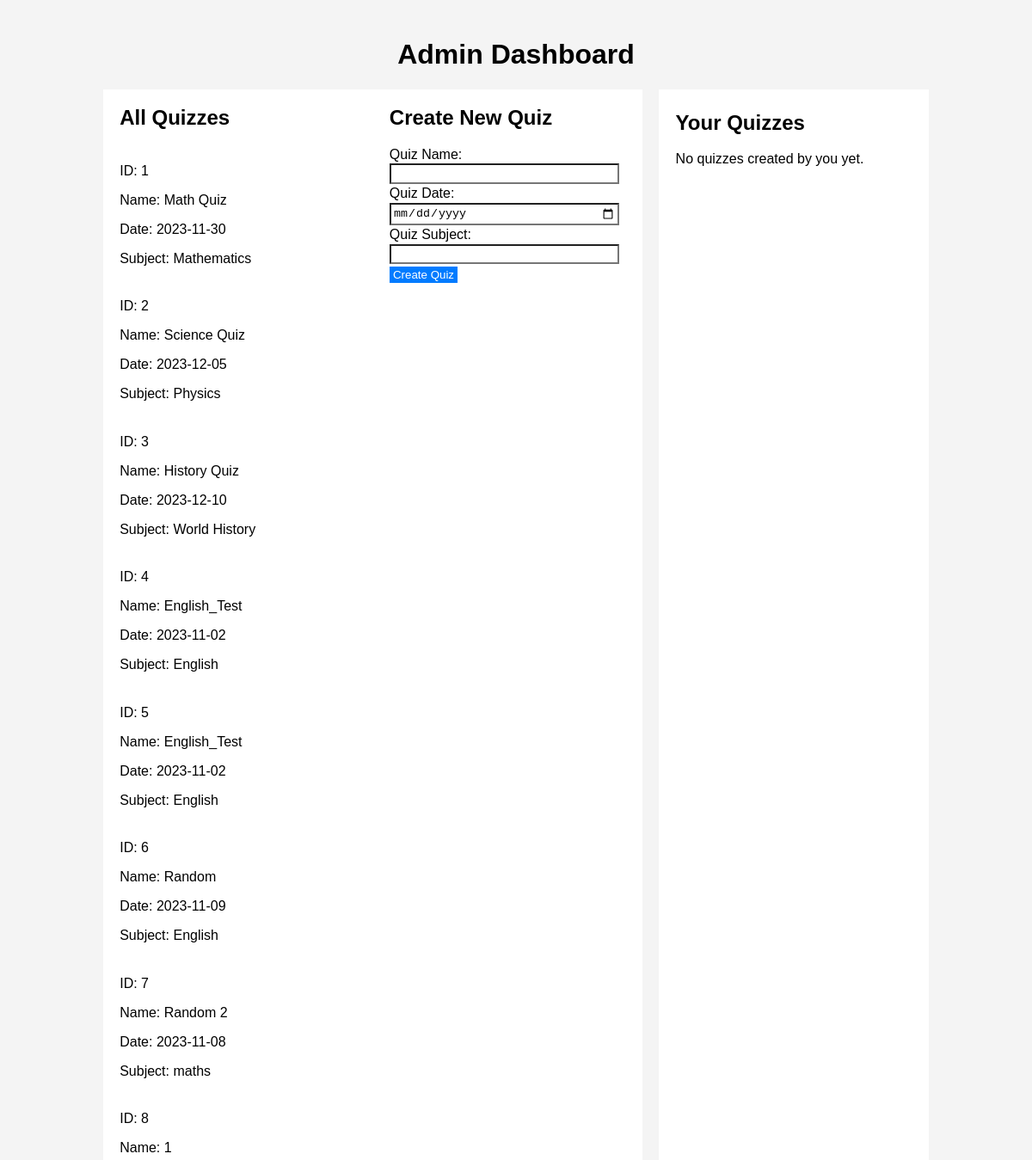
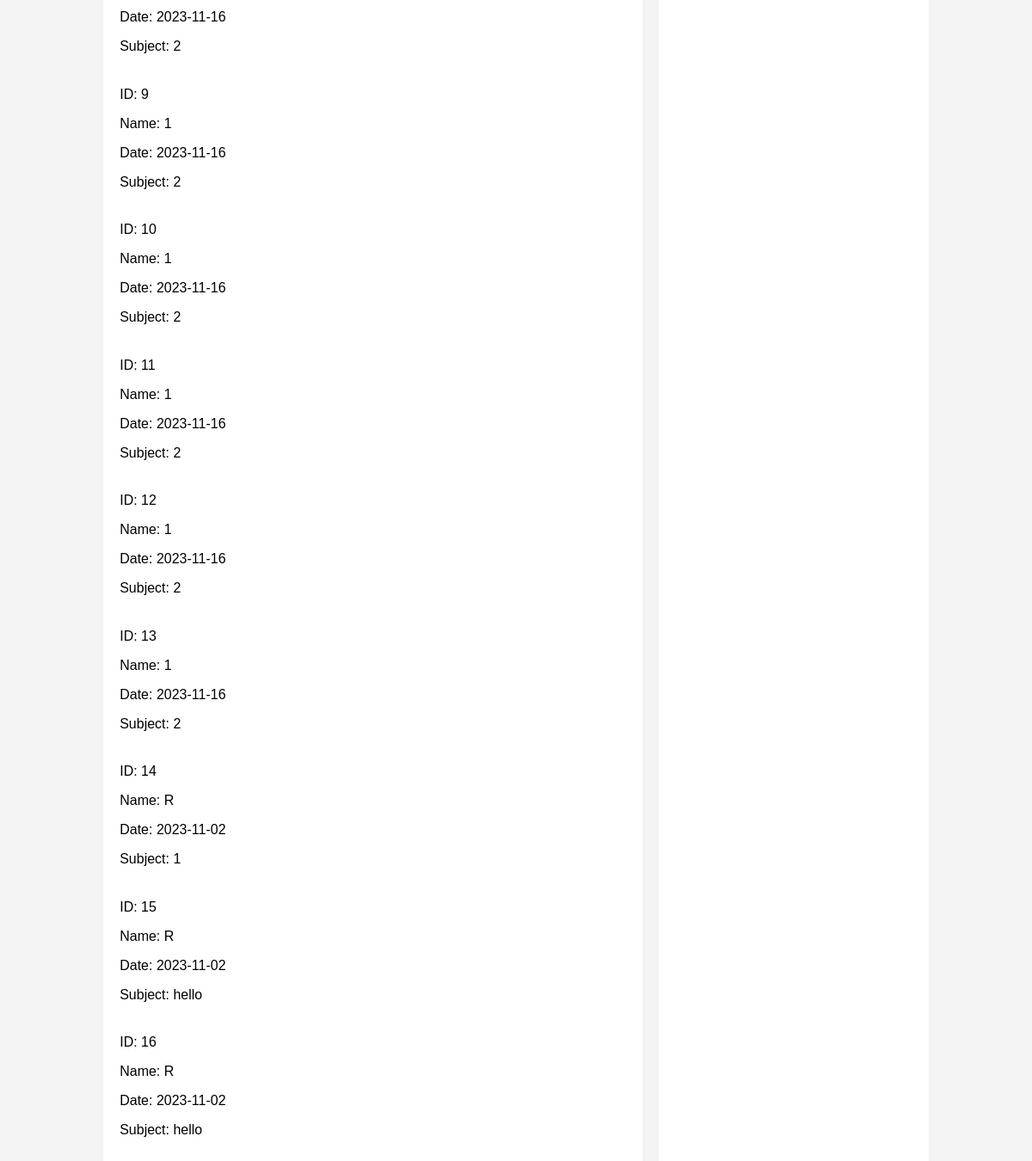
The page /admin_dashboard.php on the database its author committed (2 pictures, top to bottom).
### tables this page shows
CREATE TABLE `quizzes` (
  `quiz_id` int(11) NOT NULL,
  `quiz_name` varchar(255) NOT NULL,
  `quiz_date` date NOT NULL,
  `quiz_subject` varchar(100) NOT NULL
);

### admin_dashboard.php (the view, shortened to what this page needs)
<?php
include 'connection.php';
$fetch_quizzes_query = "SELECT * FROM quizzes";
$quizzes_result = $link->query($fetch_quizzes_query);
$admin_id = $_SESSION['admin_id'];
$fetch_admin_quizzes_query = "SELECT q.* FROM quizzes q
                              INNER JOIN admin_quiz aq ON q.quiz_id = aq.quiz_id
                              WHERE aq.admin_id = '$admin_id'";
$admin_quizzes_result = $link->query($fetch_admin_quizzes_query);
?>
<!DOCTYPE html>
<html lang="en">
<head>
    <link rel="stylesheet" href="admin_dashboard.css">
</head>
<body>
    <div class="container">
        <div class="header">
            <h1>Admin Dashboard</h1>
        </div>
        <div class="main-content">
            <div class="quiz-list">
                <h2>All Quizzes</h2>
                <?php
                if ($quizzes_result->num_rows > 0) {
                    while ($quiz = $quizzes_result->fetch_assoc()) {
                        echo '<div class="quiz-item">';
                        echo '<p>ID: ' . $quiz['quiz_id'] . '</p>';
                        echo '<p>Name: ' . $quiz['quiz_name'] . '</p>';
                        echo '<p>Date: ' . $quiz['quiz_date'] . '</p>';
                        echo '<p>Subject: ' . $quiz['quiz_subject'] . '</p>';
                        echo '</div>';
                    }
                } else {
                    echo "No quizzes found.";
                }
                ?>
            </div>
            <div class="create-quiz">
                <h2>Create New Quiz</h2>
                <form action="create_quiz.php" method="post">
                    <div class="form-group">
                        <label for="quiz_name">Quiz Name:</label>
                        <input type="text" id="quiz_name" name="quiz_name" required>
                    </div>
                    <div class="form-group">
                        <label for="quiz_date">Quiz Date:</label>
                        <input type="date" id="quiz_date" name="quiz_date" required>
                    </div>
                    <div class="form-group">
                        <label for="quiz_subject">Quiz Subject:</label>
                        <input type="text" id="quiz_subject" name="quiz_subject" required>
                    </div>
                    <button type="submit">Create Quiz</button>
                </form>
            </div>
            <div class="admin-quizzes">
                <h2>Your Quizzes</h2>
                <?php
                if ($admin_quizzes_result->num_rows > 0) {
                    while ($admin_quiz = $admin_quizzes_result->fetch_assoc()) {
                        echo '<div class="admin-quiz-item">';
                        echo '<p>ID: ' . $admin_quiz['quiz_id'] . '</p>';
                        echo '<p>Name: ' . $admin_quiz['quiz_name'] . '</p>';
                        echo '<p>Date: ' . $admin_quiz['quiz_date'] . '</p>';
                        echo '<p>Subject: ' . $admin_quiz['quiz_subject'] . '</p>';
                        echo '</div>';
                    }
                } else {
                    echo "No quizzes created by you yet.";
                }
                ?>
            </div>
        </div>
    </div>
</body>
</html>

### admin_dashboard.css (style rules this page uses)
body { font-family: Arial, sans-serif; margin: 0; padding: 0; background-color: #f4f4f4; }
.container { width: 80%; margin: 0 auto; padding: 2%; }
.header { text-align: center; margin-bottom: 2%; }
.main-content { display: flex; justify-content: space-between; }
.quiz-list, .create-quiz, .admin-quizzes { width: 30%; background-color: #fff; padding: 2%; box-shadow: 0 0 0.3% rgba(0, 0, 0, 0.1); }
.quiz-list h2, .create-quiz h2, .admin-quizzes h2 { margin-top: 0; }
.quiz-item, .admin-quiz-item { border-bottom: 0.1% solid #ccc; padding: 1% 0; }
.quiz-item:last-child, .admin-quiz-item:last-child { border-bottom: none; }
.form-group { margin-bottom: 1%; }
input[type="text"], input[type="date"] { width: 94%; padding: 0.8%; margin-top: 0.5%; border-radius: 0.3%; border: 0.1% solid #ccc; }
button { padding: 0.8% 1.5%; background-color: #007bff; color: #fff; border: none; border-radius: 0.3%; cursor: pointer; transition: background-color 0.3s ease; }
.admin-quizzes { margin-left: 2%; }
.admin-quizzes h2 { margin-top: 2%; }

### rows shown on the page
quizzes: quiz_id "1", quiz_name "Math Quiz", quiz_date "2023-11-30", quiz_subject "Mathematics"
quizzes: quiz_id "2", quiz_name "Science Quiz", quiz_date "2023-12-05", quiz_subject "Physics"
quizzes: quiz_id "3", quiz_name "History Quiz", quiz_date "2023-12-10", quiz_subject "World History"
quizzes: quiz_id "4", quiz_name "English_Test", quiz_date "2023-11-02", quiz_subject "English"
quizzes: quiz_id "5", quiz_name "English_Test", quiz_date "2023-11-02", quiz_subject "English"
quizzes: quiz_id "6", quiz_name "Random", quiz_date "2023-11-09", quiz_subject "English"
quizzes: quiz_id "7", quiz_name "Random 2", quiz_date "2023-11-08", quiz_subject "maths"
quizzes: quiz_id "8", quiz_name "1", quiz_date "2023-11-16", quiz_subject "2"
quizzes: quiz_id "9", quiz_name "1", quiz_date "2023-11-16", quiz_subject "2"
quizzes: quiz_id "10", quiz_name "1", quiz_date "2023-11-16", quiz_subject "2"
quizzes: quiz_id "11", quiz_name "1", quiz_date "2023-11-16", quiz_subject "2"
quizzes: quiz_id "12", quiz_name "1", quiz_date "2023-11-16", quiz_subject "2"
quizzes: quiz_id "13", quiz_name "1", quiz_date "2023-11-16", quiz_subject "2"
quizzes: quiz_id "14", quiz_name "R", quiz_date "2023-11-02", quiz_subject "1"
quizzes: quiz_id "15", quiz_name "R", quiz_date "2023-11-02", quiz_subject "hello"
quizzes: quiz_id "16", quiz_name "R", quiz_date "2023-11-02", quiz_subject "hello"
